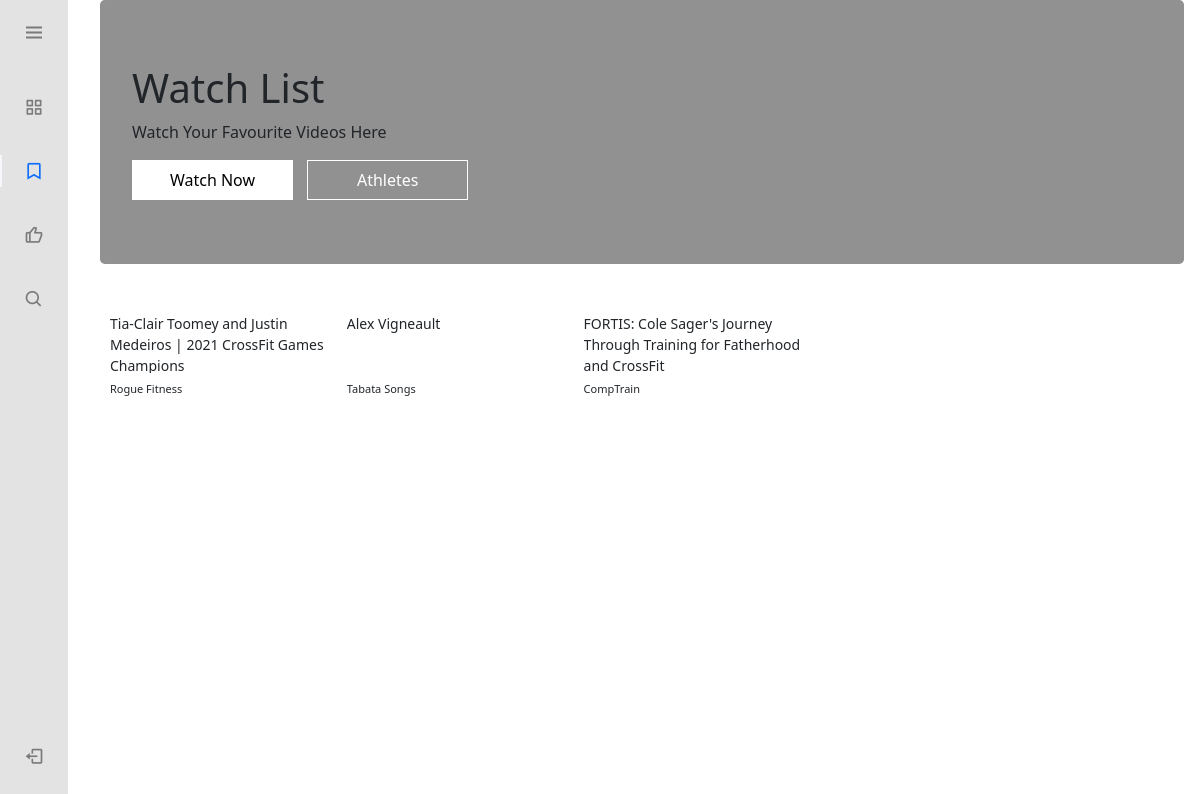
Page /watchlist/ (signed in) on the earlier database version.
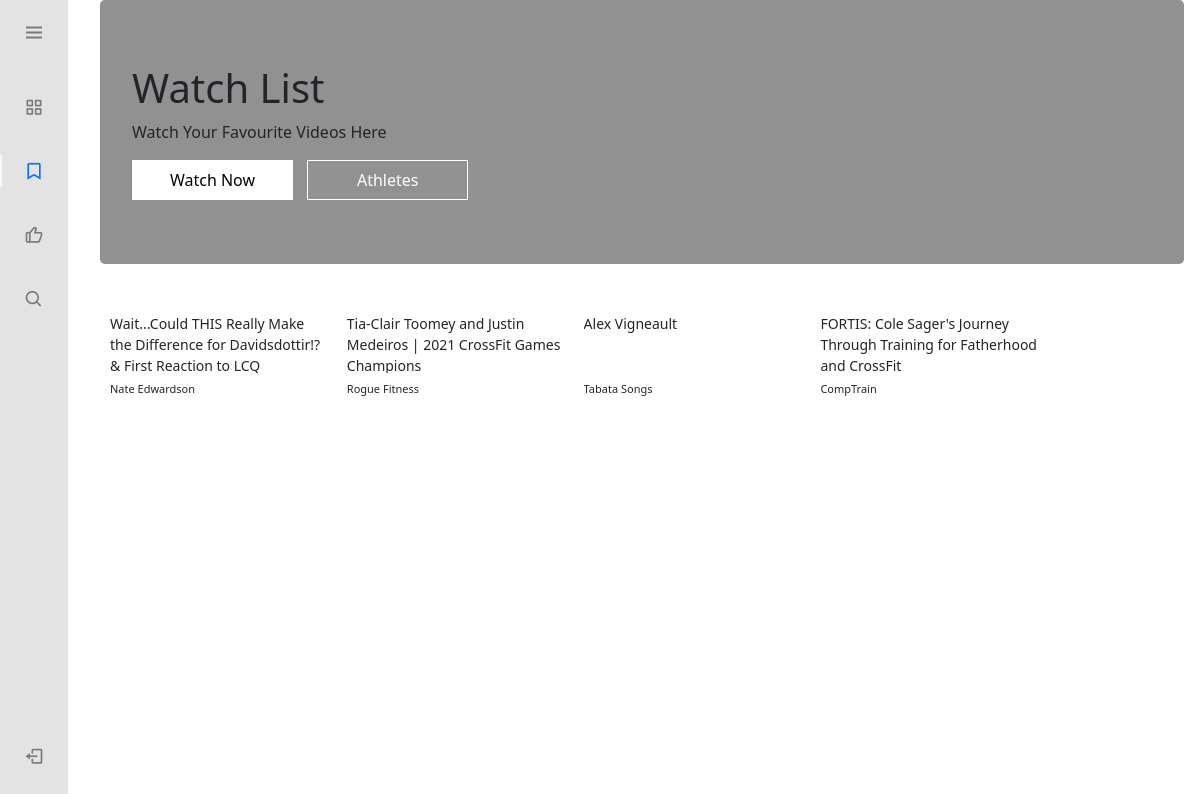
Same page on the later database version.
### youtube_app/models.py (models this page shows)
class WatchList(models.Model):
    user= models.ForeignKey(User, on_delete=models.CASCADE)
    video_title= models.CharField(max_length=300)
    video_description= models.CharField(max_length= 600)
    video_id= models.CharField(max_length= 20)
    channel_title= models.CharField(max_length=100)
    upload_date=models.CharField(max_length=100)
    channel_profile_pic= models.CharField(max_length=100)
    video_thumbnail_pic= models.CharField(max_length=100)

### youtube_app/views.py (the view)
# urls.py: path('watchlist/', views.watch_list_view, name='watchlist'),
def watch_list_view(request):
    print('Watch list view ****************************')
    all_videos= WatchList.objects.filter(user=request.user).order_by('-id')
    context= {'all_videos': all_videos}
    return render(request, 'youtube/watch_list.html', context)

### youtube_app/templates/youtube/watch_list.html (shortened to what this page needs)
{% extends 'youtube/base.html' %}
{% load static %}
{% block extrastylesheet %}
<link rel="stylesheet" href="{% static 'youtube/css/home.css' %}">
<link rel="stylesheet" href="https://cdn.jsdelivr.net/npm/boxicons@latest/css/boxicons.min.css">
{% endblock %}
{% block content %}
<div class="jumbotron text-left" style="margin-bottom:0">
    <h1>Watch List</h1>
    <p>Watch Your Favourite Videos Here</p>
    <div>
        <button class="upper_section_buttons upper_section_buttons_active">Watch Now</button>
        <Button class="upper_section_buttons">Athletes</Button>
    </div>
  </div>
<div class="videos_main_div" >
    {% for video in all_videos %}
    <div class="video_box">
        <div class="video_box_upper">
            <div style="margin-bottom: 5px;">
            </div>
            <div class="title_box">
                <p class="video_title">{{video.video_title|truncatewords:20}}</p>
            </div>
        </div>
        <div class="watch_list_block">
            <form action="{% url 'channelhome' %}" method="post">
                <p class="channel_video_title" onclick="script: $(this).parent('form').submit()">{{video.channel_title}}</p>
            </form>
            <button type="button" class="unsave_button"><box-icon name='bookmark' type='solid' ></box-icon></button>
        </div>
    </div>
    {% endfor %}
</div>
{% endblock %}

Differences in the rows shown:
added WatchList: video_title "Wait...Could THIS Really Make the Difference for Davidsdottir!? & First Reaction to LCQ…", channel_title "Nate Edwardson"
